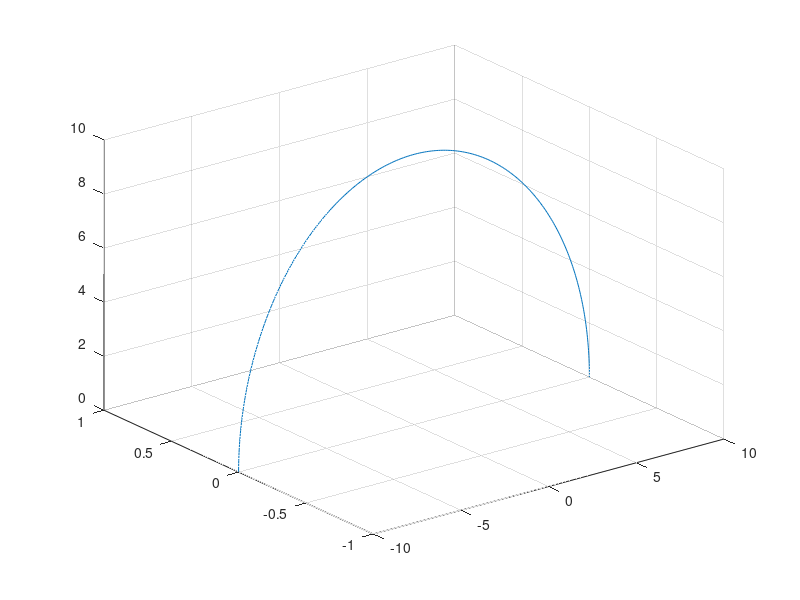

Recreate this plot in MATLAB. (Note: this script raises an error after producing the figure.)
clear;
clc;

% X_trus1 = [ROTZ(40),[0;0;0];0 0 0 1];
% X1 = [ROTZ(-135),[5;0;5];0 0 0 1];
% P_I1 = findPItest(X_trus1,X1);
% plotp3(P_I1)
% grid on
% hold on
% 
% X_trus2 = [ROTZ(-5),[0;0;0];0 0 0 1];
% X2 = [ROTZ(-180),[0;0;5*sqrt(2)];0 0 0 1];
% P_I2 = findPItest(X_trus2,X2);
% plotp3(P_I2)
% 
% X_trus3 = [ROTZ(-50),[0;0;0];0 0 0 1];
% X3 = [ROTZ(-225),[-5;0;5];0 0 0 1];
% P_I3 = findPItest(X_trus3,X3);
% plotp3(P_I3)

% plotr([ROTZ(30)])
% grid on
% hold on
% plotr([ROTZ(0)])

% simulate the phantom by a semi-circle

% writeObj = VideoWriter("PI.avi");
% open(writeObj);
r = 10;
figure('units','normalized','outerposition',[0 0 1 1])
xlim([-10 10])
ylim([-10 10])
zlim([0 12])



teta=0:0.01:pi;
x=r*cos(teta);
z=r*sin(teta);
plot3(x,zeros(1,numel(x)),z)
hold on;
grid on;
unit_z = [0;0;1;0];


% find P_I for angle from 45 to 135 (angle between abdominal probe and horizontal plane)
for theta = 45:1:135
    X_trus = [ROTZ(85-theta),[0 0 0.6]';0 0 0 1];
    X = [ROTZ(-90-theta),[r*cos(theta*pi/180) 0 r*sin(theta*pi/180)]';0 0 0 1];
    P_I = findPItest(X_trus,X);
    direction = X_trus*unit_z;
    h = plotv3([0;0;0], direction(1:3), 'green');
    pause(0.2);
    plotp3(P_I);
    pause(0.1);
    
    if (theta ~= 135)
        pause(0.1);
        set(h,'Visible','off')
    end
    
    drawnow;
%     frame = getframe;
%     writeVideo(writeObj, frame);
    
end

% close(writeObj);
